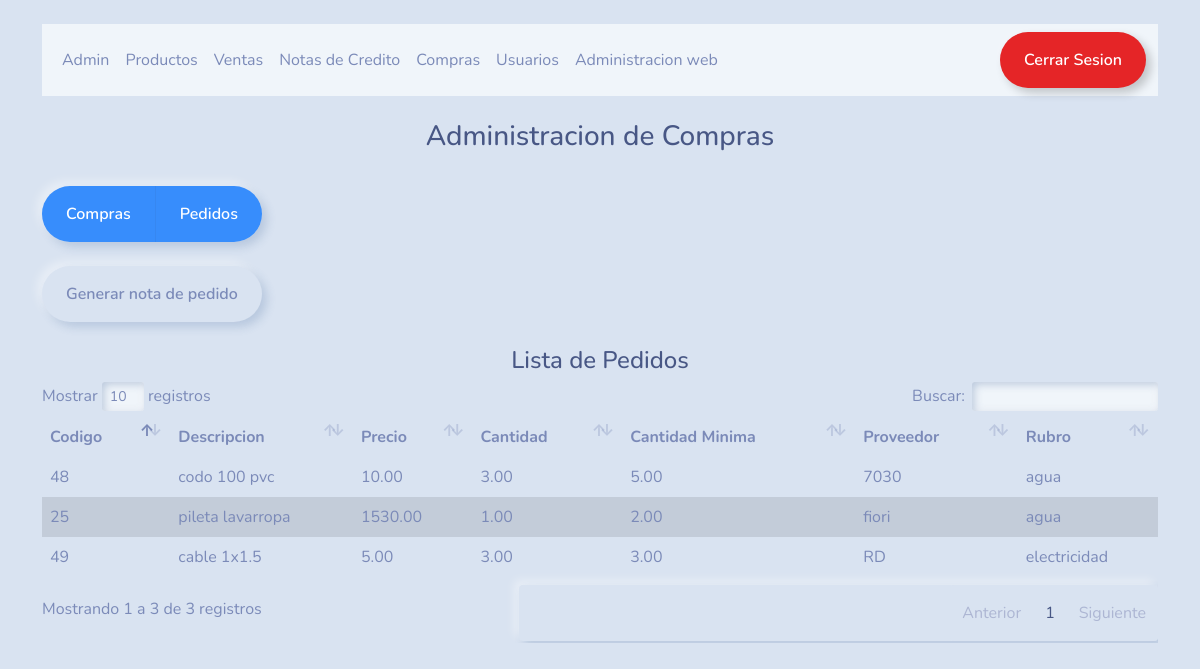
/modulos/pedido.php (signed in), run on the app's committed database.
### tables this page shows
CREATE TABLE `producto` (
  `producto_cod` int(11) NOT NULL,
  `fecha_mod` date DEFAULT NULL,
  `producto_desc` varchar(50) DEFAULT NULL,
  `producto_precio` float(10,2) DEFAULT NULL,
  `precio_actual` float(10,2) DEFAULT NULL,
  `producto_cant` float(10,2) DEFAULT NULL,
  `producto_cantmin` float(10,2) DEFAULT NULL,
  `producto_med` varchar(30) DEFAULT NULL,
  `producto_foto` varchar(50) DEFAULT NULL,
  `proveedor_cod` int(4) DEFAULT NULL,
  `rubro_cod` int(4) DEFAULT NULL
);

CREATE TABLE `proveedor` (
  `proveedor_cod` int(11) NOT NULL,
  `proveedor_nom` varchar(30) DEFAULT NULL,
  `proveedor_email` varchar(30) DEFAULT NULL,
  `proveedor_telef` varchar(20) DEFAULT NULL,
  `proveedor_cbu` varchar(30) DEFAULT NULL
);

CREATE TABLE `rubro` (
  `rubro_cod` int(4) NOT NULL,
  `rubro_desc` varchar(30) DEFAULT NULL
);

### libreria/conexion.php (called while the page is built, shortened)
<?php
$host="localhost";
$user="root";
$clave="12345678";
$db="elobrero";
if (!($link = mysqli_connect($host,$user,$clave,$db))){
    $conexion="no";
}else{
    $conexion="si";
}
?>

### modulos/pedido.php (the view, shortened to what this page needs)
<?php
include ("../libreria/conexion.php");
$tabla_filas="";
$fila_class=" class='table-active'";
if($conexion=="si"){
    $query = "SELECT fecha_mod,producto_cod,producto_desc,producto_precio,producto_cant,producto_cantmin,proveedor.proveedor_nom,rubro.rubro_desc FROM producto
INNER JOIN proveedor
ON producto.proveedor_cod = proveedor.proveedor_cod
INNER JOIN rubro
ON producto.rubro_cod = rubro.rubro_cod
WHERE producto.producto_cant<=producto.producto_cantmin
ORDER BY proveedor_nom ASC
    ";
    if ($resultado = mysqli_query($link, $query)){
        $rowcont = mysqli_num_rows($resultado);
        if($rowcont > 0){
            while ($datos=mysqli_fetch_array($resultado,MYSQLI_ASSOC)){
                $producto_cod = $datos['producto_cod'];
                $producto_desc = $datos['producto_desc'];
                $producto_precio = $datos['producto_precio'];
                $producto_cant = $datos['producto_cant'];
                $producto_cantmin = $datos['producto_cantmin'];
                $proveedor_nom = $datos['proveedor_nom'];
                $rubro_desc = $datos['rubro_desc'];
                if($fila_class==" class='table-active'"){
                    $fila_class="";
                }else{
                    $fila_class=" class='table-active'";
                }
                $tabla_filas .= "<tr $fila_class>";
                $tabla_filas .= "<td>$producto_cod</td>";
                $tabla_filas .= "<td>$producto_desc</td>";
                $tabla_filas .= "<td>$producto_precio</td>";
                $tabla_filas .= "<td>$producto_cant</td>";
                $tabla_filas .= "<td>$producto_cantmin</td>";
                $tabla_filas .= "<td>$proveedor_nom</td>";
                $tabla_filas .= "<td>$rubro_desc</td>";
            }
        }
    }
}
?>
<!DOCTYPE html >
<html lang="es">
  <head>
    <link href="../css/bootstrap.css" rel="stylesheet" >
    <link href="../css/bootstrap_icons/bootstrap-icons.css" rel="stylesheet" type="text/css">
    <link href="../datatables/datatables.min.css" rel="stylesheet">
    <link rel="stylesheet" type="text/css" href="../css/select2.css">
  </head>
  <body>
<div class="container">
<br>
    <nav class="navbar navbar-expand-lg navbar-light bg-light">
      <div class="container-fluid">
        <div class="collapse navbar-collapse" id="navbarColor02">
          <ul class="navbar-nav me-auto">
            <li class="nav-item">
              <a class="nav-link" href="home.php"><?php echo $_SESSION['usuario_nom']?></a>
            </li>
            <li class="nav-item">
              <a class="nav-link" href="producto.php">Productos</a>
            </li>
            <li class="nav-item">
              <a class="nav-link" href="venta.php">Ventas</a>
            </li>
            <li class="nav-item">
              <a class="nav-link" href="nota.php">Notas de Credito</a>
            </li>
            <li class="nav-item">
              <a class="nav-link" href="compra.php">Compras</a>
            </li>
            <li class="nav-item">
              <a class="nav-link" href="usuario.php">Usuarios</a>
            </li>
            <li class="nav-item">
              <a class="nav-link" href="adminweb.php">Administracion web</a>
            </li>
          </ul>
          <a href="../libreria/lib_logout.php"><button type="button" class="btn btn-outline-danger">Cerrar Sesion</button></a>
        </div>
      </div>
    </nav>
<br>
<h3 align="center">Administracion de Compras</h3>
<br>
    <div class="btn-group" role="group" aria-label="Basic example">
      <button type="button" class="btn btn-outline-primary" onclick="location.href='compra.php'">Compras</button>
      <button type="button" class="btn btn-outline-primary" onclick="location.href='pedido.php'">Pedidos</button>
    </div>
<br>
    <div>
        <button type="button" class="btn btn-success" data-bs-toggle="modal" data-bs-target="#pedido">Generar nota de pedido</button>
    </div>
<br>
<h4 align="center">Lista de Pedidos</h4>
<div class="table-responsive">
<table class="table table-hover" id="registros">
    <thead>
    <tr class="table-type">
        <th scope="col">Codigo</th>
        <th scope="col">Descripcion</th>
        <th scope="col">Precio</th>
        <th scope="col">Cantidad</th>
        <th scope="col">Cantidad Minima</th>
        <th scope="col">Proveedor</th>
        <th scope="col">Rubro</th>
    </tr>
    </thead>
    <tbody>
        <?php
            echo $tabla_filas;
        ?>
    </tbody>
</table>
</div>
</div>
  </body>
</html>

### data on the page
producto: producto_cod "48", producto_desc "codo 100 pvc", producto_precio "10.00", producto_cant "3.00", producto_cantmin "5.00", proveedor.proveedor_nom "7030", rubro.rubro_desc "agua"
producto: producto_cod "25", producto_desc "pileta lavarropa", producto_precio "1530.00", producto_cant "1.00", producto_cantmin "2.00", proveedor.proveedor_nom "fiori", rubro.rubro_desc "agua"
producto: producto_cod "49", producto_desc "cable 1x1.5", producto_precio "5.00", producto_cant "3.00", producto_cantmin "3.00", proveedor.proveedor_nom "RD", rubro.rubro_desc "electricidad"

### other printed values
$_SESSION['usuario_nom'] "Admin"
